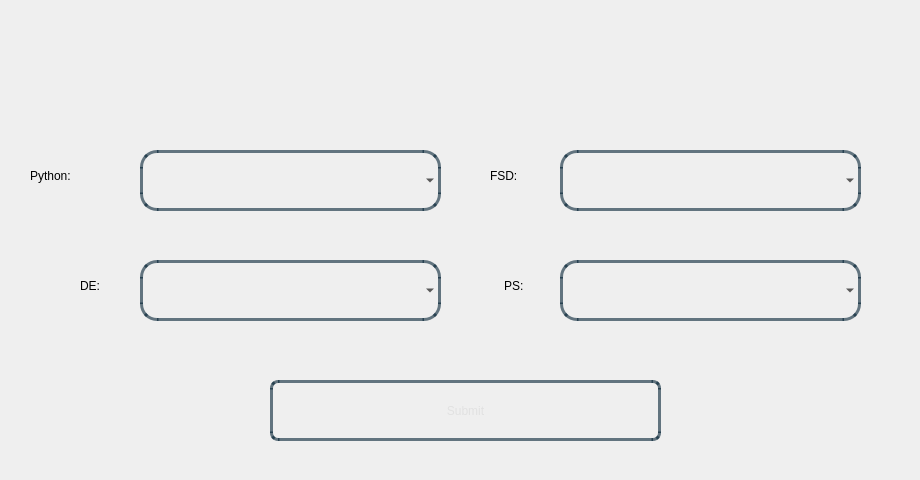
<?xml version="1.0" encoding="UTF-8"?>
<ui version="4.0">
 <class>Dialog</class>
 <widget class="QDialog" name="Dialog">
  <property name="geometry">
   <rect>
    <x>0</x>
    <y>0</y>
    <width>920</width>
    <height>480</height>
   </rect>
  </property>
  <property name="windowTitle">
   <string>Dialog</string>
  </property>
  <property name="styleSheet">
   <string notr="true"/>
  </property>
  <widget class="QWidget" name="bgwidget" native="true">
   <property name="geometry">
    <rect>
     <x>0</x>
     <y>0</y>
     <width>920</width>
     <height>481</height>
    </rect>
   </property>
   <property name="styleSheet">
    <string notr="true">QWidget#bgwidget{
background-color:qlineargradient(x1: 1, y1: 1, x2:1, y2: 0.2, stop: 0 rgba(0, 52, 89,140),
stop: 1 rgba(0, 168, 232,190))
}
</string>
   </property>
   <widget class="QLabel" name="whichClass">
    <property name="geometry">
     <rect>
      <x>230</x>
      <y>40</y>
      <width>691</width>
      <height>61</height>
     </rect>
    </property>
    <property name="styleSheet">
     <string notr="true">font: 24pt &quot;Sans Serif Collection&quot;;
color: rgba(0,23,31,255);
</string>
    </property>
    <property name="text">
     <string/>
    </property>
   </widget>
   <widget class="QLabel" name="label_2">
    <property name="geometry">
     <rect>
      <x>30</x>
      <y>150</y>
      <width>131</width>
      <height>51</height>
     </rect>
    </property>
    <property name="styleSheet">
     <string notr="true">font: 18pt &quot;Sans Serif Collection&quot;;
</string>
    </property>
    <property name="text">
     <string>Python:</string>
    </property>
   </widget>
   <widget class="QLabel" name="label_3">
    <property name="geometry">
     <rect>
      <x>490</x>
      <y>150</y>
      <width>131</width>
      <height>51</height>
     </rect>
    </property>
    <property name="styleSheet">
     <string notr="true">font: 18pt &quot;Sans Serif Collection&quot;;
</string>
    </property>
    <property name="text">
     <string>FSD:</string>
    </property>
   </widget>
   <widget class="QLabel" name="label_4">
    <property name="geometry">
     <rect>
      <x>80</x>
      <y>260</y>
      <width>131</width>
      <height>51</height>
     </rect>
    </property>
    <property name="styleSheet">
     <string notr="true">font: 18pt &quot;Sans Serif Collection&quot;;
</string>
    </property>
    <property name="text">
     <string>DE:</string>
    </property>
   </widget>
   <widget class="QLabel" name="label_5">
    <property name="geometry">
     <rect>
      <x>504</x>
      <y>260</y>
      <width>131</width>
      <height>51</height>
     </rect>
    </property>
    <property name="styleSheet">
     <string notr="true">font: 18pt &quot;Sans Serif Collection&quot;;
</string>
    </property>
    <property name="text">
     <string>PS:</string>
    </property>
   </widget>
   <widget class="QPushButton" name="submit">
    <property name="geometry">
     <rect>
      <x>270</x>
      <y>380</y>
      <width>391</width>
      <height>61</height>
     </rect>
    </property>
    <property name="styleSheet">
     <string notr="true">
QPushButton{
border-radius:8px;
border:3px solid rgba(0,30,50,150);
color:rgba(225,225,225,255);
background-color:rgba(0,0,0,0);
font: 22pt &quot;Sans Serif Collection&quot;;
}
.QPushButton:hover
{
   background-color:white;
	color: rgba(0,30,50,150);
}</string>
    </property>
    <property name="text">
     <string>Submit</string>
    </property>
   </widget>
   <widget class="QComboBox" name="pythonFaculty">
    <property name="geometry">
     <rect>
      <x>140</x>
      <y>150</y>
      <width>301</width>
      <height>61</height>
     </rect>
    </property>
    <property name="styleSheet">
     <string notr="true">.QComboBox{
border-radius:17px;
background-color:rgba(0,0,0,0);
border:3px solid rgba(0,30,50,150);
font: 18pt &quot;Sans Serif Collection&quot;;
padding:18px;
	padding-top:12px;

}

.QComboBox:focus{
color:rgba(0,30,50,150);
}
</string>
    </property>
   </widget>
   <widget class="QComboBox" name="fsdFaculty">
    <property name="geometry">
     <rect>
      <x>560</x>
      <y>150</y>
      <width>301</width>
      <height>61</height>
     </rect>
    </property>
    <property name="styleSheet">
     <string notr="true">.QComboBox{
border-radius:17px;
background-color:rgba(0,0,0,0);
border:3px solid rgba(0,30,50,150);
font: 18pt &quot;Sans Serif Collection&quot;;
padding:18px;
	padding-top:12px;

}

.QComboBox:focus{
color:rgba(0,30,50,150);
}
</string>
    </property>
   </widget>
   <widget class="QComboBox" name="deFaculty">
    <property name="geometry">
     <rect>
      <x>140</x>
      <y>260</y>
      <width>301</width>
      <height>61</height>
     </rect>
    </property>
    <property name="styleSheet">
     <string notr="true">.QComboBox{
border-radius:17px;
background-color:rgba(0,0,0,0);
border:3px solid rgba(0,30,50,150);
font: 18pt &quot;Sans Serif Collection&quot;;
padding:18px;
	padding-top:12px;

}

.QComboBox:focus{
color:rgba(0,30,50,150);
}
</string>
    </property>
   </widget>
   <widget class="QComboBox" name="psFaculty">
    <property name="geometry">
     <rect>
      <x>560</x>
      <y>260</y>
      <width>301</width>
      <height>61</height>
     </rect>
    </property>
    <property name="styleSheet">
     <string notr="true">.QComboBox{
border-radius:17px;
background-color:rgba(0,0,0,0);
border:3px solid rgba(0,30,50,150);
font: 18pt &quot;Sans Serif Collection&quot;;
padding:18px;
	padding-top:12px;

}

.QComboBox:focus{
color:rgba(0,30,50,150);
}
</string>
    </property>
   </widget>
  </widget>
 </widget>
 <resources/>
 <connections/>
</ui>
